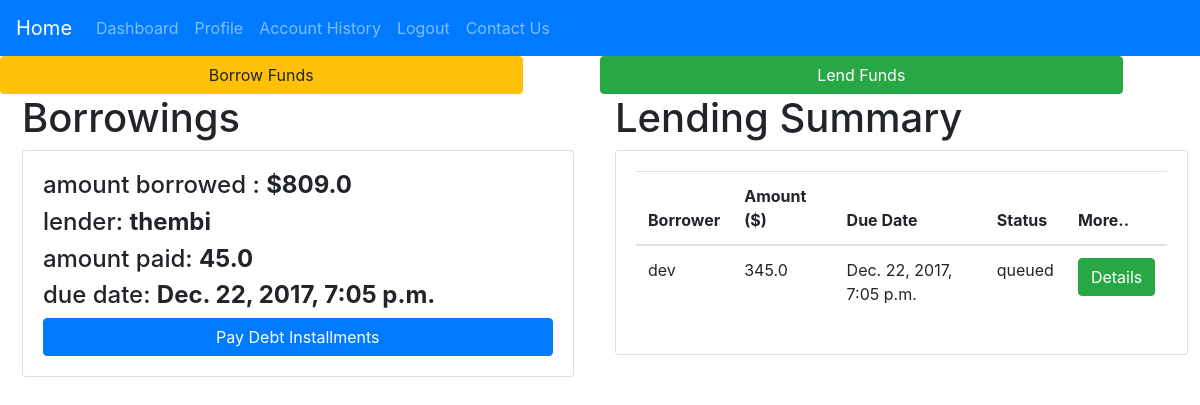
Screenshot of /dash/ (signed in) with the database file from the repository.
### dash/models.py (models this page shows, shortened)
class transactions(models.Model):
    borrower = models.CharField(blank=False,max_length=30)
    amount = models.FloatField(blank=False,) #, min_value = 10, max_value  =500
    amountPaid = models.FloatField(blank=True, default=0)
    interestRate = models.FloatField(blank=True, default=1)
    datePosted = models.DateTimeField(blank=False, default=datetime.now())
    status = models.ForeignKey(transactionState)
    dueDate = models.DateTimeField(blank=True, default=(datetime.now() + timedelta(days=30)))
    descriptionOfUse = models.TextField(blank=True, max_length=200)
    lender = models.CharField(max_length=30, blank=True)
    lendingDate = models.DateTimeField(blank=True,default=(datetime.now() + timedelta(days=30)))

class transactionState(models.Model):
    state = models.CharField(max_length=20)
    description = models.TextField(max_length=50)
    def __str__(self):
        return str(self.state)

### dash/views.py (the view)
# urls.py: url(r'^dash/', dash_views.index, name="dashboard"),
@login_required(login_url='/login/')
def index(request):
    currUser = request.user
    myCredits = transactions.objects.filter(lender__exact=currUser.username)
    myDebt = transactions.objects.get(Q(borrower__exact=currUser.username)&Q(status__state='pending'))
    try:
        myArrears = paybackInstallments.objects.get(transaction=myDebt)
    except:
        paybackInstallments.objects.create(transaction=myDebt, defaults={"transaction": myDebt})
        myArrears = paybackInstallments.objects.get(transaction=myDebt)
    return render(request,'dash/index.html',{'myCredits':myCredits,'myDebt':myDebt,"myArrears":myArrears})

### templates/dash/index.html (shortened to what this page needs)
{% extends 'public/base.html' %}
{% block content %}
    <div class="row" style="width: 100%">
        <div class="col">
            <a type="button" href="{% url 'borrowFunds' %}" class="btn btn-warning col-md-11">Borrow Funds</a>
        </div>
        <div class="col">
            <a type="button" href="{% url 'borrowerList' %}" class="btn btn-success col-md-11">Lend Funds</a>
        </div>
    </div>
     <div class="row">
      {% if myDebt %}
            <div class="col-md-6" style="padding-left: 3%">
                <h1>Borrowings</h1>
                        <div class="centered">
                            <div class="card" style="width:98%">
                              <div class="card-body">
                                  <h4>amount borrowed : <strong>${{ myDebt.amount }}</strong></h4>
                                  <h4>lender: <strong>{{ myDebt.lender }}</strong></h4>
                                  <h4>amount paid: <strong>{{ myDebt.amountPaid }}</strong></h4>
                                  <h4>due date: <strong>{{myDebt.dueDate  }}</strong></h4>
                                      {% if not myArrears.received3 %}
                                        <a class="btn btn-primary btn-block" href="{% url 'debtPayment' myArrears.pk %}"> Pay Debt Installments</a>
                                      {% endif %}
                              </div>
                            </div>
                        </div>
            </div>
      {% endif %}
      {% if myCredits %}
            <div class="col-md-6">
                <h1>Lending Summary</h1>
              <div class="centered">
                <div class="card" style="width:98%">
                  <div class="card-body">
                      <table class="table table-hover">
                        <thead>
                          <tr>
                            <th>Borrower</th>
                            <th>Amount ($)</th>
                            <th>Due Date</th>
                            <th>Status</th>
                            <th>More..</th>
                          </tr>
                        </thead>
                        <tbody>
                          {% for myCredit in myCredits %}
                                <tr>
                                    <td>{{ myCredit.borrower }}</td>
                                    <td>{{ myCredit.amount }}</td>
                                    <td>{{ myCredit.dueDate }}</td>
                                    <td>{{ myCredit.status }}</td>
                                    <td><a class="btn btn-success" href="{% url 'creditDetail' myCredit.pk %}">Details</a></td>
                                </tr>
                          {% endfor %}
                        </tbody>
                      </table>
                  </div>
                </div>
             </div>
          </div>
      {% endif %}
    </div>
{% endblock %}

### rows the page displays
transactions: amount "809.0", lender "thembi", amountPaid "45.0", dueDate "Dec. 22, 2017, 7:05 p.m."
transactions: borrower "dev", amount "345.0", dueDate "Dec. 22, 2017, 7:05 p.m.", status "queued"
